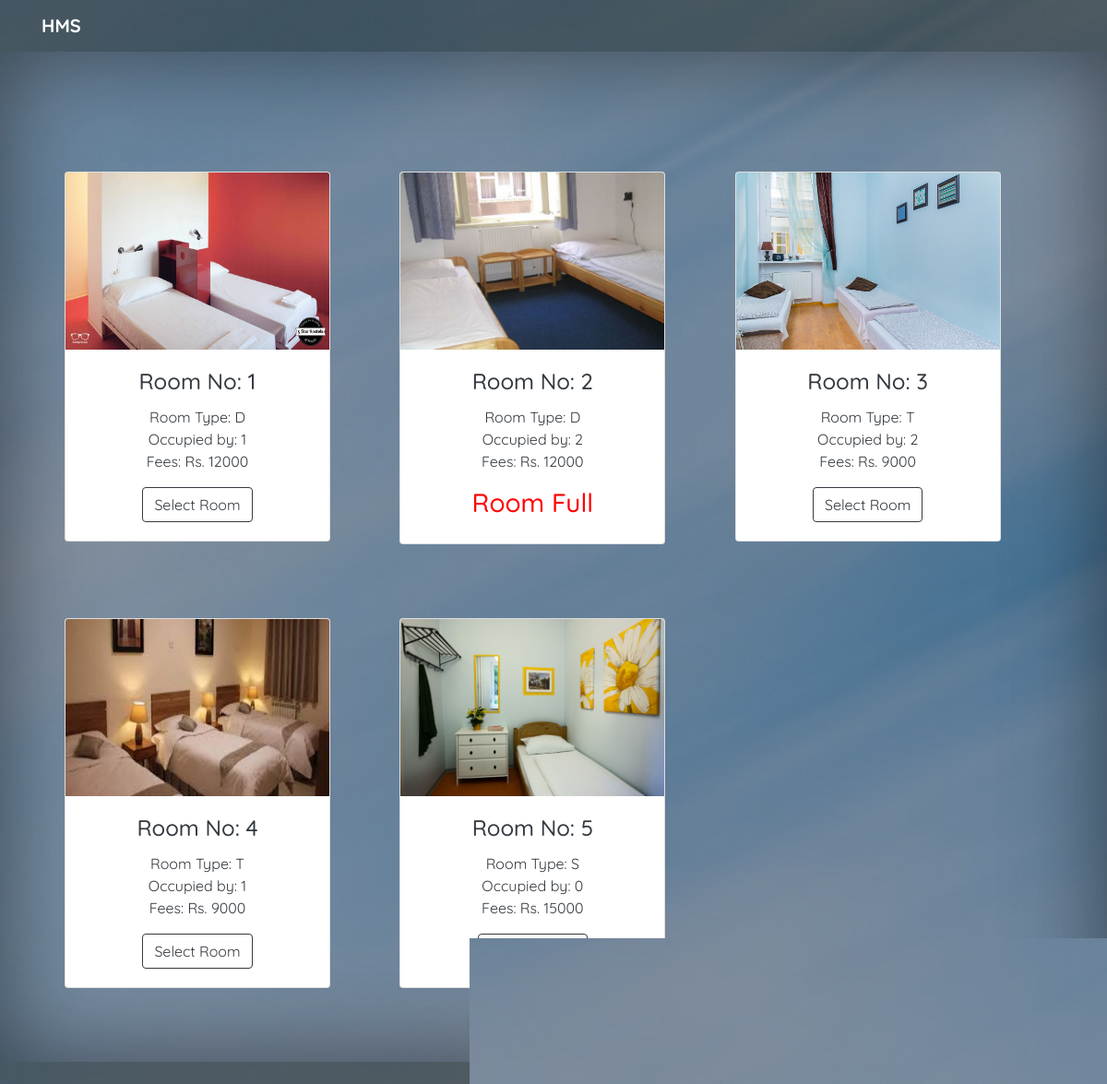
/rooms/ (signed in), run on the app's committed database.
### accounts/models.py (models this page shows, shortened)
class Room(models.Model):
    no = models.CharField(max_length=5, default=None, unique=True)
    cover = models.ImageField(upload_to='images/')
    room_choice = [('S', 'Single Room'), ('D', 'Double Room'), ('T', 'Triple Room')]
    room_type = models.CharField(choices=room_choice, max_length=1, default=None)
    vacant = models.BooleanField(default=False)
    capacity = models.PositiveIntegerField(validators=[MinValueValidator(1), MaxValueValidator(4)])
    present = models.PositiveIntegerField(validators=[MaxValueValidator(4)], default=0, blank=True, null=True)

### accounts/views.py (the view)
# urls.py: path('rooms/', views.room_all_view, name='rooms'),
@login_required()
def room_all_view(request):
    if 'userred' in request.session:
        try:
            s = NewRegistration.objects.get(requester__user__username=request.user)
            print(s, 'hello')
            return render(request, 'accounts/room_notallowed.html')
        except:
            request.session['userred1'] = True
            rooms = Room.objects.all()
            roomdata = []
            for x in rooms:
                remains = x.capacity - x.present
                type = x.room_type
                if type == 'S':
                    amount = 15000
                elif type == 'D':
                    amount = 12000
                else:
                    amount = 9000
                y = {'no': x.no, 'type': x.room_type, 'present': x.present, 'remains': remains, 'cover': x.cover,
                     'fees': amount}
                roomdata.append(y)
                print('hello', x.cover)
            context = {'roomdata': roomdata}
            return render(request, 'accounts/room_all.html', context)
    else:
        return render(request, 'accounts/testing.html')

### accounts/templates/accounts/room_all.html (shortened to what this page needs)
{% extends 'accounts/base.html' %}
{% block content %}
<div class="row" style="padding-top:10%">
    {% for y in roomdata %}
    <div class="col-sm-4" style="padding-bottom: 5rem;">
        <div class="card" style="width: 18rem;">
            <div style="max-width: 100%; height: 12rem;">
                <img src='{{ y.cover.url}}' class="card-img-top" alt="..." style="height:100%; max-width:100%;">
            </div>
            <div class="card-body">
                <h4 class="card-title text-dark">Room No: {{y.no}}</h4>
                <p class="card-text text-dark">Room Type: {{y.type}} <br>
                    Occupied by: {{y.present}} <br>
                    Fees: Rs. {{y.fees}}
                </p>
                <form method="POST" action="{% url 'roomselect' y.no %}"
                      onsubmit="send.disabled = true; return true;">
                    {% if y.remains > 0 %}
                    <button name="send" type="submit" class="btn btn-outline-dark">Select Room</button>
                    {% else %}
                    <h3 style="color: red;">Room Full</h3>
                    {% endif %}
                </form>
            </div>
        </div>
    </div>
    {% endfor %}
</div>
{% endblock %}

### accounts/templates/accounts/base.html (shortened to what this page needs)
<!DOCTYPE html>
{% load static %}
<html lang="en-US">
<head>
    <link href="https://maxcdn.bootstrapcdn.com/bootstrap/4.0.0-beta/css/bootstrap.min.css" rel="stylesheet">
    <link href="{%static 'bootstrap/css/font-awesome.min.css' %}" rel="stylesheet">
    <link href="{%static 'bootstrap/styles/main.css' %}" rel="stylesheet">
</head>
<header>
    <nav class="navbar navbar-expand-lg navbar-dark " style="background-color: rgba(0,0,0,.6);">
        <div class="container">
            <a class="navbar-brand" href="{% url 'student' %}"><strong>HMS</strong></a>
        </div>
    </nav>
</header>
<body id="top">
<div class="site-wrapper">
    <div class="site-wrapper-inner">
        <div class="cover-container">
            <br>
            {% block content %}
            {% endblock %}
        </div>
    </div>
</div>
<footer class="footer" style="background-color: rgba(0,0,0,.6);">
    <span class="text-light">&copy; 2019 HMS </span>
</footer>
</body>
</html>

### data on the page
Room: shows a picture, no "1", type "D", present "1", fees "12000", shows "Select Room"
Room: shows a picture, no "3", type "T", present "2", fees "9000", shows "Select Room"
Room: shows a picture, no "4", type "T", present "1", fees "9000", shows "Select Room"
Room: shows a picture, no "5", type "S", present "0", fees "15000"

### other printed values
{{ y.no }} "2"
{{ y.type }} "D"
{{ y.present }} "2"
{{ y.fees }} "12000"
